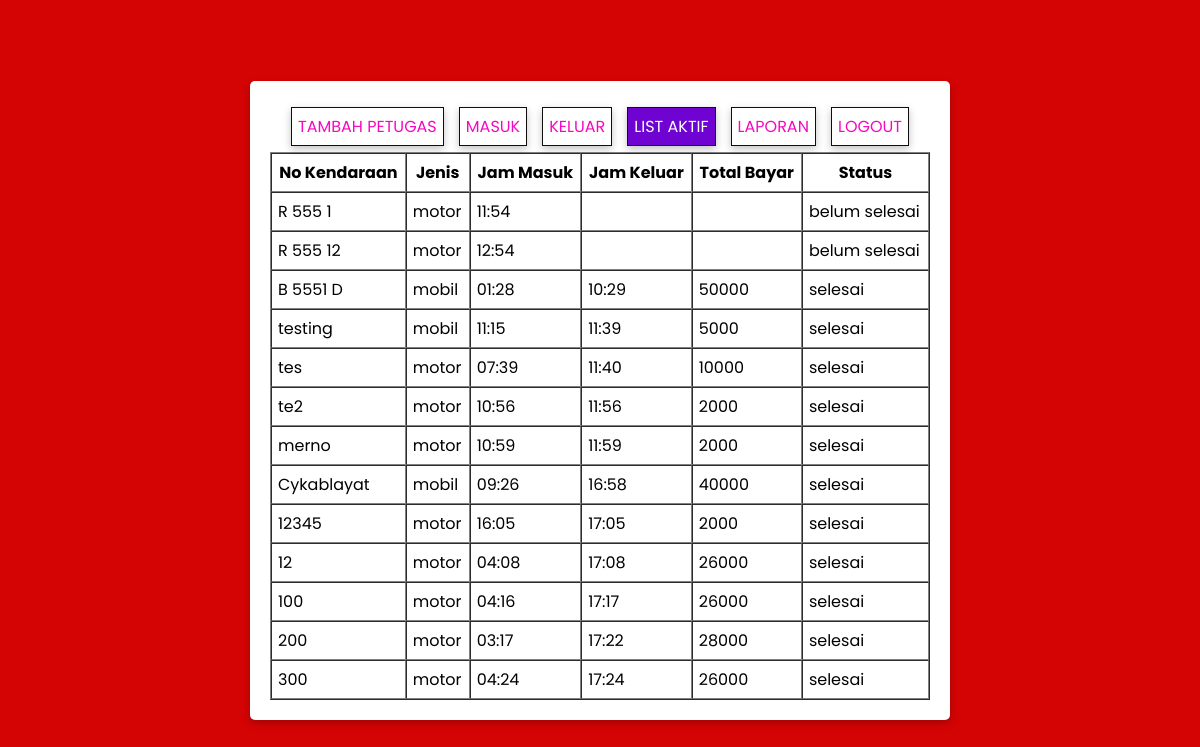
Page /list.php on the committed database.
### tables this page shows
CREATE TABLE `tb_kendaraan` (
  `id_kendaraan` int(11) NOT NULL,
  `no_kendaraan` varchar(100) NOT NULL,
  `jenis_kendaraan` varchar(100) NOT NULL,
  `jam_masuk` varchar(100) NOT NULL,
  `jam_keluar` varchar(100) NOT NULL,
  `status` varchar(100) NOT NULL,
  `total_bayar` varchar(50) NOT NULL
);

### koneksi.php (called while the page is built, shortened)
<?php session_start();
	$koneksi = mysqli_connect("localhost","root","","parkir");
	function query($sql){
		global $koneksi;
		return mysqli_query($koneksi, $sql);
	}
 ?>

### list.php (the view, shortened to what this page needs)
<?php include "koneksi.php";
$data = query("SELECT * FROM tb_kendaraan ORDER BY status ASC");
 ?>
<!DOCTYPE html>
<html lang="en">
<head>
	<link rel="stylesheet" href="style.css?<?= time() ?>">
</head>
<body>
	<div class="container">
		<div class="menu">
			<a href="tambah_admin.php">TAMBAH PETUGAS</a>
			<a href="admin.php">MASUK</a>
			<a href="./keluar.php">KELUAR</a>
			<a class="active" href="list.php">LIST AKTIF</a>
			<a href="laporan.php">LAPORAN</a>
			<a href="index.php" id="logoutButton">LOGOUT</a>
		</div>
	<table width="100%" border="1" cellspacing="0">
		<tr>
			<th>No Kendaraan</th>
			<th>Jenis</th>
			<th>Jam Masuk</th>
			<th>Jam Keluar</th>
			<th>Total Bayar</th>
			<th>Status</th>
		</tr>
		<?php foreach ($data as $k) { ?>
			<tr>
				<td><?= $k['no_kendaraan'] ?></td>
				<td><?= $k['jenis_kendaraan'] ?></td>
				<td><?= $k['jam_masuk'] ?></td>
				<td><?= $k['jam_keluar'] ?></td>
				<td><?= $k['total_bayar'] ?></td>
				<td><?= $k['status'] ?></td>
			</tr>
		<?php } ?>
	</table>
	</div>
</body>
</html>

### style.css (style rules this page uses)
* { padding: 0; margin: 0; box-sizing: border-box; font-family: 'Poppins', sans-serif; }
body { background: #d50404; display: flex; justify-content: center; align-items: center; min-height: 100vh; }
.container { overflow-x: scroll; max-width: 700px; width: 100%; background: #fff; box-shadow: rgba(0, 0, 0, 0.24) 0px 3px 8px; padding: 20px; margin: 12px; border-radius: 5px; }
.container .menu { display: flex; justify-content: space-evenly; padding: 6px; }
.container .menu a { text-decoration: none; padding: 6px; background: #fff; border: 1px solid #0f0d0e; box-shadow: rgba(0, 0, 0, 0.24) 0px 3px 8px; color: #f508c2; }
.container a.active { background: #6f04d2; color: white; }
table th, table td { padding: 6px; white-space: nowrap; }

### rows in the picture
tb_kendaraan: no_kendaraan "R 555 1", jenis_kendaraan "motor", jam_masuk "11:54", status "belum selesai"
tb_kendaraan: no_kendaraan "R 555 12", jenis_kendaraan "motor", jam_masuk "12:54", status "belum selesai"
tb_kendaraan: no_kendaraan "B 5551 D", jenis_kendaraan "mobil", jam_masuk "01:28", jam_keluar "10:29", total_bayar "50000", status "selesai"
tb_kendaraan: no_kendaraan "testing", jenis_kendaraan "mobil", jam_masuk "11:15", jam_keluar "11:39", total_bayar "5000", status "selesai"
tb_kendaraan: no_kendaraan "tes", jenis_kendaraan "motor", jam_masuk "07:39", jam_keluar "11:40", total_bayar "10000", status "selesai"
tb_kendaraan: no_kendaraan "te2", jenis_kendaraan "motor", jam_masuk "10:56", jam_keluar "11:56", total_bayar "2000", status "selesai"
tb_kendaraan: no_kendaraan "merno", jenis_kendaraan "motor", jam_masuk "10:59", jam_keluar "11:59", total_bayar "2000", status "selesai"
tb_kendaraan: no_kendaraan "Cykablayat", jenis_kendaraan "mobil", jam_masuk "09:26", jam_keluar "16:58", total_bayar "40000", status "selesai"
tb_kendaraan: no_kendaraan "12345", jenis_kendaraan "motor", jam_masuk "16:05", jam_keluar "17:05", total_bayar "2000", status "selesai"
tb_kendaraan: no_kendaraan "12", jenis_kendaraan "motor", jam_masuk "04:08", jam_keluar "17:08", total_bayar "26000", status "selesai"
tb_kendaraan: no_kendaraan "100", jenis_kendaraan "motor", jam_masuk "04:16", jam_keluar "17:17", total_bayar "26000", status "selesai"
tb_kendaraan: no_kendaraan "200", jenis_kendaraan "motor", jam_masuk "03:17", jam_keluar "17:22", total_bayar "28000", status "selesai"
tb_kendaraan: no_kendaraan "300", jenis_kendaraan "motor", jam_masuk "04:24", jam_keluar "17:24", total_bayar "26000", status "selesai"
